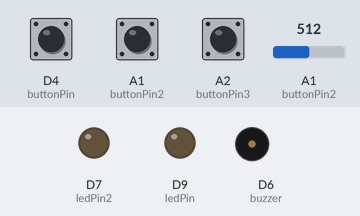
The sketch below on a simulated Arduino Zero (SAMD21). Shown: output pins drawn as LEDs (lit = HIGH), buzzer (waves = sounding). The test bench sets the inputs (shaded band); at power-on: D4 (buttonPin) HIGH, A1 (buttonPin2) HIGH, A1 (buttonPin2) = 512, A2 (buttonPin3) HIGH (analog values on the 0–1023 scale).

Above: at 1.2 s.
1.3 s: D4 (buttonPin) pulled LOW for 0.15 s
At 2.5 s:
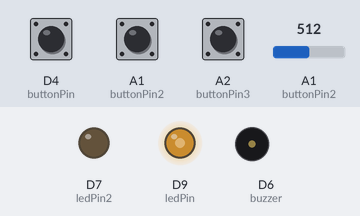
2.9 s: A1 (buttonPin2) pulled LOW for 0.15 s
At 2.96 s:
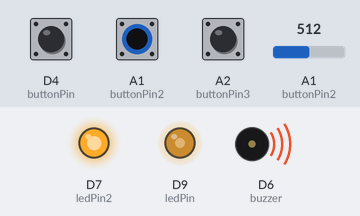
5.9 s: A1 (buttonPin2) set to 716
At 7.3 s:
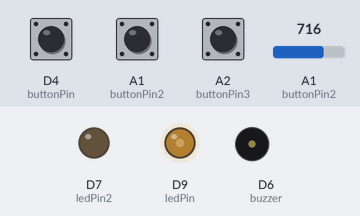
8.9 s: A1 (buttonPin2) set to 900
At 11.7 s:
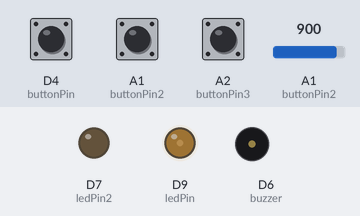
11.9 s: A1 (buttonPin2) set to 122
At 12.8 s:
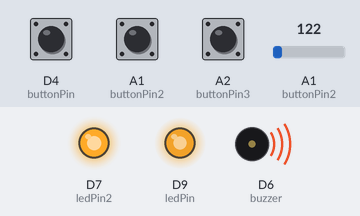
14.9 s: D4 (buttonPin) pulled LOW for 1 s
At 15.2 s:
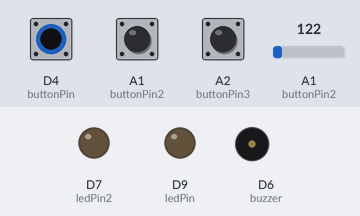
Timing chart, 0 to 17.9 s (numbered marks = the images above; inputs shaded):
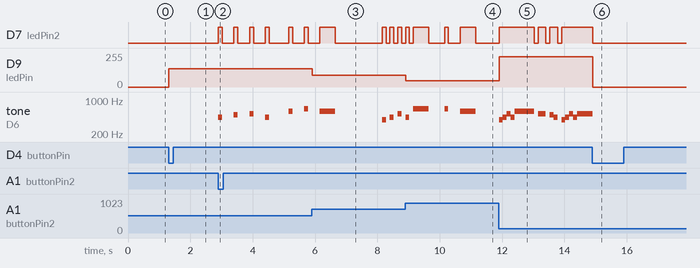

Measured:
- after the input at 1.3 s, D9 (ledPin): 0/255 → 137/255 at once
- after the input at 2.9 s, D7 (ledPin2): goes 3 × (HIGH 0.13 s, LOW 0.37 s), HIGH 0.13 s, LOW 0.63 s, HIGH 0.13 s, LOW 0.37 s, HIGH 0.13 s, then LOW, starting at once; tone on D6 (buzzer): plays 440 Hz for 0.12 s, 494 Hz for 0.12 s, 523 Hz for 0.12 s, 440 Hz for 0.12 s, 587 Hz for 0.12 s, 659 Hz for 0.12 s, starting at once
- after the input at 5.9 s, D9 (ledPin): 137/255 → 90/255 at once
- after the input at 8.9 s, D9 (ledPin): 90/255 → 48/255 at once
- after the input at 11.9 s, D9 (ledPin): 48/255 → 226/255 at once
- after the input at 14.9 s, D9 (ledPin): 226/255 → 0/255 at once

The sketch:

MIDTERM_Tenjing.ino
```cpp
// Pushbutton Debounce Tutorial: https://www.youtube.com/watch?v=DfKAwrBievM&t=10s
// Buzzer Pitch and Song Library: https://github.com/hibit-dev/buzzer/tree/master

#include "pitches.h"

const int ledPin = 9;
const int ledPin2 = 7;
const int buttonPin = 4;
const int buttonPin2 = 15;
const int buttonPin3 = 16;
const int potPin = 1;
const int numReads = 16;
const int buzzer = 6;

int reading[numReads];
int count = 0;
int onSong = 1;
int mapVal2;

int currentNote = 0;
unsigned long noteStartTime = 0;

bool songPlaying = false;

int rickRoll[] = {
  NOTE_A4, REST, NOTE_B4, REST, NOTE_C5, REST, NOTE_A4, REST,
  NOTE_D5, REST, NOTE_E5, REST, NOTE_D5, REST,

  NOTE_G4, NOTE_A4, NOTE_C5, NOTE_A4, NOTE_E5, NOTE_E5, REST,
  NOTE_D5, REST,

  NOTE_G4, NOTE_A4, NOTE_C5, NOTE_A4, NOTE_D5, NOTE_D5, REST,
  NOTE_C5, REST, NOTE_B4, NOTE_A4, REST,

  NOTE_G4, NOTE_A4, NOTE_C5, NOTE_A4, NOTE_C5, NOTE_D5, REST,
  NOTE_B4, NOTE_A4, NOTE_G4, REST, NOTE_G4, REST, NOTE_D5, REST, NOTE_C5, REST,

  NOTE_G4, NOTE_A4, NOTE_C5, NOTE_A4, NOTE_E5, NOTE_E5, REST,
  NOTE_D5, REST,

  NOTE_G4, NOTE_A4, NOTE_C5, NOTE_A4, NOTE_G5, NOTE_B4, REST,
  NOTE_C5, REST, NOTE_B4, NOTE_A4, REST,

  NOTE_G4, NOTE_A4, NOTE_C5, NOTE_A4, NOTE_C5, NOTE_D5, REST,
  NOTE_B4, NOTE_A4, NOTE_G4, REST, NOTE_G4, REST, NOTE_D5, REST, NOTE_C5, REST,

  NOTE_C5, REST, NOTE_D5, REST, NOTE_G4, REST, NOTE_D5, REST, NOTE_E5, REST,
  NOTE_G5, NOTE_F5, NOTE_E5, REST,

  NOTE_C5, REST, NOTE_D5, REST, NOTE_G4, REST
};

int rickRollDurations[] = {
  8, 8, 8, 8, 8, 8, 8, 4,
  8, 8, 8, 8, 2, 2,

  8, 8, 8, 8, 2, 8, 8,
  2, 8,

  8, 8, 8, 8, 2, 8, 8,
  4, 8, 8, 8, 8,

  8, 8, 8, 8, 2, 8, 8,
  2, 8, 4, 8, 8, 8, 8, 8, 1, 4,

  8, 8, 8, 8, 2, 8, 8,
  2, 8,

  8, 8, 8, 8, 2, 8, 8,
  2, 8, 8, 8, 8,

  8, 8, 8, 8, 2, 8, 8,
  4, 8, 3, 8, 8, 8, 8, 8, 1, 4,

  2, 6, 2, 6, 4, 4, 2, 6, 2, 3,
  8, 8, 8, 8,

  2, 6, 2, 6, 2, 1
};

int mario[] = {
  NOTE_E5, NOTE_E5, REST, NOTE_E5, REST, NOTE_C5, NOTE_E5,
  NOTE_G5, REST, NOTE_G4, REST,
  NOTE_C5, NOTE_G4, REST, NOTE_E4,
  NOTE_A4, NOTE_B4, NOTE_AS4, NOTE_A4,
  NOTE_G4, NOTE_E5, NOTE_G5, NOTE_A5, NOTE_F5, NOTE_G5,
  REST, NOTE_E5,NOTE_C5, NOTE_D5, NOTE_B4,
  NOTE_C5, NOTE_G4, REST, NOTE_E4,
  NOTE_A4, NOTE_B4, NOTE_AS4, NOTE_A4,
  NOTE_G4, NOTE_E5, NOTE_G5, NOTE_A5, NOTE_F5, NOTE_G5,
  REST, NOTE_E5,NOTE_C5, NOTE_D5, NOTE_B4,

  REST, NOTE_G5, NOTE_FS5, NOTE_F5, NOTE_DS5, NOTE_E5,
  REST, NOTE_GS4, NOTE_A4, NOTE_C4, REST, NOTE_A4, NOTE_C5, NOTE_D5,
  REST, NOTE_DS5, REST, NOTE_D5,
  NOTE_C5, REST,

  REST, NOTE_G5, NOTE_FS5, NOTE_F5, NOTE_DS5, NOTE_E5,
  REST, NOTE_GS4, NOTE_A4, NOTE_C4, REST, NOTE_A4, NOTE_C5, NOTE_D5,
  REST, NOTE_DS5, REST, NOTE_D5,
  NOTE_C5, REST,

  NOTE_C5, NOTE_C5, NOTE_C5, REST, NOTE_C5, NOTE_D5,
  NOTE_E5, NOTE_C5, NOTE_A4, NOTE_G4,

  NOTE_C5, NOTE_C5, NOTE_C5, REST, NOTE_C5, NOTE_D5, NOTE_E5,
  REST,
  NOTE_C5, NOTE_C5, NOTE_C5, REST, NOTE_C5, NOTE_D5,
  NOTE_E5, NOTE_C5, NOTE_A4, NOTE_G4,
  NOTE_E5, NOTE_E5, REST, NOTE_E5, REST, NOTE_C5, NOTE_E5,
  NOTE_G5, REST, NOTE_G4, REST,
  NOTE_C5, NOTE_G4, REST, NOTE_E4,

  NOTE_A4, NOTE_B4, NOTE_AS4, NOTE_A4,
  NOTE_G4, NOTE_E5, NOTE_G5, NOTE_A5, NOTE_F5, NOTE_G5,
  REST, NOTE_E5, NOTE_C5, NOTE_D5, NOTE_B4,

  NOTE_C5, NOTE_G4, REST, NOTE_E4,
  NOTE_A4, NOTE_B4, NOTE_AS4, NOTE_A4,
  NOTE_G4, NOTE_E5, NOTE_G5, NOTE_A5, NOTE_F5, NOTE_G5,
  REST, NOTE_E5, NOTE_C5, NOTE_D5, NOTE_B4,

  NOTE_E5, NOTE_C5, NOTE_G4, REST, NOTE_GS4,
  NOTE_A4, NOTE_F5, NOTE_F5, NOTE_A4,
  NOTE_D5, NOTE_A5, NOTE_A5, NOTE_A5, NOTE_G5, NOTE_F5,

  NOTE_E5, NOTE_C5, NOTE_A4, NOTE_G4,
  NOTE_E5, NOTE_C5, NOTE_G4, REST, NOTE_GS4,
  NOTE_A4, NOTE_F5, NOTE_F5, NOTE_A4,
  NOTE_B4, NOTE_F5, NOTE_F5, NOTE_F5, NOTE_E5, NOTE_D5,
  NOTE_C5, NOTE_E4, NOTE_E4, NOTE_C4,

  NOTE_E5, NOTE_C5, NOTE_G4, REST, NOTE_GS4,
  NOTE_A4, NOTE_F5, NOTE_F5, NOTE_A4,
  NOTE_D5, NOTE_A5, NOTE_A5, NOTE_A5, NOTE_G5, NOTE_F5,

  NOTE_E5, NOTE_C5, NOTE_A4, NOTE_G4,
  NOTE_E5, NOTE_C5, NOTE_G4, REST, NOTE_GS4,
  NOTE_A4, NOTE_F5, NOTE_F5, NOTE_A4,
  NOTE_B4, NOTE_F5, NOTE_F5, NOTE_F5, NOTE_E5, NOTE_D5,
  NOTE_C5, NOTE_E4, NOTE_E4, NOTE_C4,
  NOTE_C5, NOTE_C5, NOTE_C5, REST, NOTE_C5, NOTE_D5, NOTE_E5,
  REST,

  NOTE_C5, NOTE_C5, NOTE_C5, REST, NOTE_C5, NOTE_D5,
  NOTE_E5, NOTE_C5, NOTE_A4, NOTE_G4,
  NOTE_E5, NOTE_E5, REST, NOTE_E5, REST, NOTE_C5, NOTE_E5,
  NOTE_G5, REST, NOTE_G4, REST,
  NOTE_E5, NOTE_C5, NOTE_G4, REST, NOTE_GS4,
  NOTE_A4, NOTE_F5, NOTE_F5, NOTE_A4,
  NOTE_D5, NOTE_A5, NOTE_A5, NOTE_A5, NOTE_G5, NOTE_F5,

  NOTE_E5, NOTE_C5, NOTE_A4, NOTE_G4,
  NOTE_E5, NOTE_C5, NOTE_G4, REST, NOTE_GS4,
  NOTE_A4, NOTE_F5, NOTE_F5, NOTE_A4,
  NOTE_B4, NOTE_F5, NOTE_F5, NOTE_F5, NOTE_E5, NOTE_D5,
  NOTE_C5, NOTE_E4, NOTE_E4, NOTE_C4,

  // Game over sound
  NOTE_C5, NOTE_G4, NOTE_E4,
  NOTE_A4, NOTE_B4, NOTE_A4, NOTE_GS4, NOTE_AS4, NOTE_GS4,
  NOTE_G4, NOTE_D4, NOTE_E4
};

int marioDurations[] = {
  8, 8, 8, 8, 8, 8, 8,
  4, 4, 8, 4,
  4, 8, 4, 4,
  4, 4, 8, 4,
  8, 8, 8, 4, 8, 8,
  8, 4,8, 8, 4,
  4, 8, 4, 4,
  4, 4, 8, 4,
  8, 8, 8, 4, 8, 8,
  8, 4,8, 8, 4,


  4, 8, 8, 8, 4, 8,
  8, 8, 8, 8, 8, 8, 8, 8,
  4, 4, 8, 4,
  2, 2,

  4, 8, 8, 8, 4, 8,
  8, 8, 8, 8, 8, 8, 8, 8,
  4, 4, 8, 4,
  2, 2,

  8, 4, 8, 8, 8, 4,
  8, 4, 8, 2,

  8, 4, 8, 8, 8, 8, 8,
  1,
  8, 4, 8, 8, 8, 4,
  8, 4, 8, 2,
  8, 8, 8, 8, 8, 8, 4,
  4, 4, 4, 4,
  4, 8, 4, 4,

  4, 4, 8, 4,
  8, 8, 8, 4, 8, 8,
  8, 4, 8, 8, 4,

  4, 8, 4, 4,
  4, 4, 8, 4,
  8, 8, 8, 4, 8, 8,
  8, 4, 8, 8, 4,

  8, 4, 8, 4, 4,
  8, 4, 8, 2,
  8, 8, 8, 8, 8, 8,

  8, 4, 8, 2,
  8, 4, 8, 4, 4,
  8, 4, 8, 2,
  8, 4, 8, 8, 8, 8,
  8, 4, 8, 2,

  8, 4, 8, 4, 4,
  8, 4, 8, 2,
  8, 8, 8, 8, 8, 8,

  8, 4, 8, 2,
  8, 4, 8, 4, 4,
  8, 4, 8, 2,
  8, 4, 8, 8, 8, 8,
  8, 4, 8, 2,
  8, 4, 8, 8, 8, 8, 8,
  1,

  8, 4, 8, 8, 8, 4,
  8, 4, 8, 2,
  8, 8, 8, 8, 8, 8, 4,
  4, 4, 4, 4,
  8, 4, 8, 4, 4,
  8, 4, 8, 2,
  8, 8, 8, 8, 8, 8,

  8, 4, 8, 2,
  8, 4, 8, 4, 4,
  8, 4, 8, 2,
  8, 4, 8, 8, 8, 8,
  8, 4, 8, 2,

  //game over sound
  4, 4, 4,
  8, 8, 8, 8, 8, 8,
  8, 8, 2
};

bool lastButtonState;
bool lastButtonState2;
bool lastButtonState3;
bool onState;

int size = sizeof(rickRoll) / sizeof(int);

unsigned long lastTimeButtonStateChanged = millis();
unsigned long lastTimeButtonStateChanged2 = millis();\
unsigned long lastTimeButtonStateChanged3 = millis();
unsigned long debounceDuration = 50;

void setup() {
  // put your setup code here, to run once:
  analogReadResolution(11); //reduce the ADC bit depth to 11-bit
  Serial.begin(115200);
  pinMode(ledPin, OUTPUT);
  pinMode(ledPin2, OUTPUT);
  pinMode(buttonPin, INPUT_PULLUP);
  pinMode(buttonPin2, INPUT_PULLUP);
  pinMode(buttonPin3, INPUT_PULLUP);
  pinMode(buzzer, OUTPUT);
}

void loop() {
  // On Button
  if (millis() - lastTimeButtonStateChanged >= debounceDuration)
  {
    bool buttonState = digitalRead(buttonPin);
    if (buttonState != lastButtonState)
    {
      lastTimeButtonStateChanged = millis();
      lastButtonState = buttonState;
      if (buttonState == LOW)
      {
       onState = !onState;
      }
    }
  }

  reading[count] = analogRead(potPin); //store current ADC read in array at index of count
  count++;

  if (count >= numReads)  // if count is greater than or equal to number of reads
  {
    count = 0; // reset count
  }

  int sum = 0; // declare empty sum variable

  for (int i = 0; i < numReads; i++) //for every reading in array
  {
    sum += reading[i]; //add all the readings up and store in sum
  }

  int analogValue = sum / numReads; //calculate average reading and store in analogValue

  int mapVal = map(analogValue, 2047, 0, 20, 255); //use map() to scale value to 0-255 range

  mapVal2 = map(analogValue, 0, 2047, 1, 3); // for buzzer

  // if project is ON
  if (onState)
  {
    analogWrite(ledPin, mapVal);

    if (millis() - lastTimeButtonStateChanged2 >= debounceDuration)
    {
      bool buttonState2 = digitalRead(buttonPin2);
      if (buttonState2 != lastButtonState2)
      {
        lastTimeButtonStateChanged2 = millis();
        lastButtonState2 = buttonState2;
        if (buttonState2 == LOW)
        {
          songPlaying = false;
          onSong = 1;
          initializeSong();
        }
      }
    }

    if (millis() - lastTimeButtonStateChanged3 >= debounceDuration)
    {
      bool buttonState3 = digitalRead(buttonPin3);
      if (buttonState3 != lastButtonState3)
      {
        lastTimeButtonStateChanged3 = millis();
        lastButtonState3 = buttonState3;
        if (buttonState3 == LOW)
        {
          songPlaying = false;
          onSong = 2;
          initializeSong();
        }
      }
    }

    playSong();
  }
  else // if project is OFF
  {
    analogWrite(ledPin, 0);
    digitalWrite(ledPin2, LOW);
    noTone(buzzer);
    songPlaying = false;
  }

  //Serial.printf("ADC raw = %i \t ADC averaged = %i \t ADC mapped = %i \n", analogRead(potPin), analogValue, mapVal);
}

void initializeSong() {
  currentNote = 0; // Reset song
  songPlaying = true;
  noteStartTime = millis();
  playNote(currentNote);
}

void playNote(int index) {
  if (onSong == 1)
  {
    int duration = 1000 / rickRollDurations[index];
    tone(buzzer, rickRoll[index], duration);

    // If current note doesn not play sound, LED stays off
    if (rickRoll[index] != REST){
      digitalWrite(ledPin2, HIGH);
    }
  }
  else if (onSong == 2)
  {
    int duration = 1000 / marioDurations[index];
    tone(buzzer, mario[index], duration);

    // If current note doesn not play sound, LED stays off
    if (mario[index] != REST){
      digitalWrite(ledPin2, HIGH);
    }
  }

  noteStartTime = millis();


}

void playSong() {
  if (!songPlaying) return;

  unsigned long currentTime = millis();

  if (onSong == 1)
  {
    int duration = 1000 / rickRollDurations[currentNote];
    int pause = duration * mapVal2; // The inbetween time between notes, dependent on pot

    if (currentTime - noteStartTime >= duration) {
      // Turns LED off after note finishes playing
      digitalWrite(ledPin2, LOW);
    }

    // Waits for the pause to finish before playing new note
    if (currentTime - noteStartTime >= pause) {
      currentNote++;

      if (currentNote < size) {
        // Play next note
        playNote(currentNote);
      } else {
        // If reached the end of the song
        noTone(buzzer);
        songPlaying = false; // Done
        Serial.println("Song finished!");
      }
    }
  }
  else if (onSong == 2)
  {
    int duration = 1000 / marioDurations[currentNote];
    int pause = duration * mapVal2; // The inbetween time between notes, dependent on pot

    if (currentTime - noteStartTime >= duration) {
      // Turns LED off after note finishes playing
      digitalWrite(ledPin2, LOW);
    }

    // Waits for the pause to finish before playing new note
    if (currentTime - noteStartTime >= pause) {
      currentNote++;

      if (currentNote < size) {\
        // Play next note
        playNote(currentNote);
      } else {
        // If reached the end of the song
        noTone(buzzer);
        songPlaying = false;
        Serial.println("Song finished!");
      }
    }
  }


}
```
